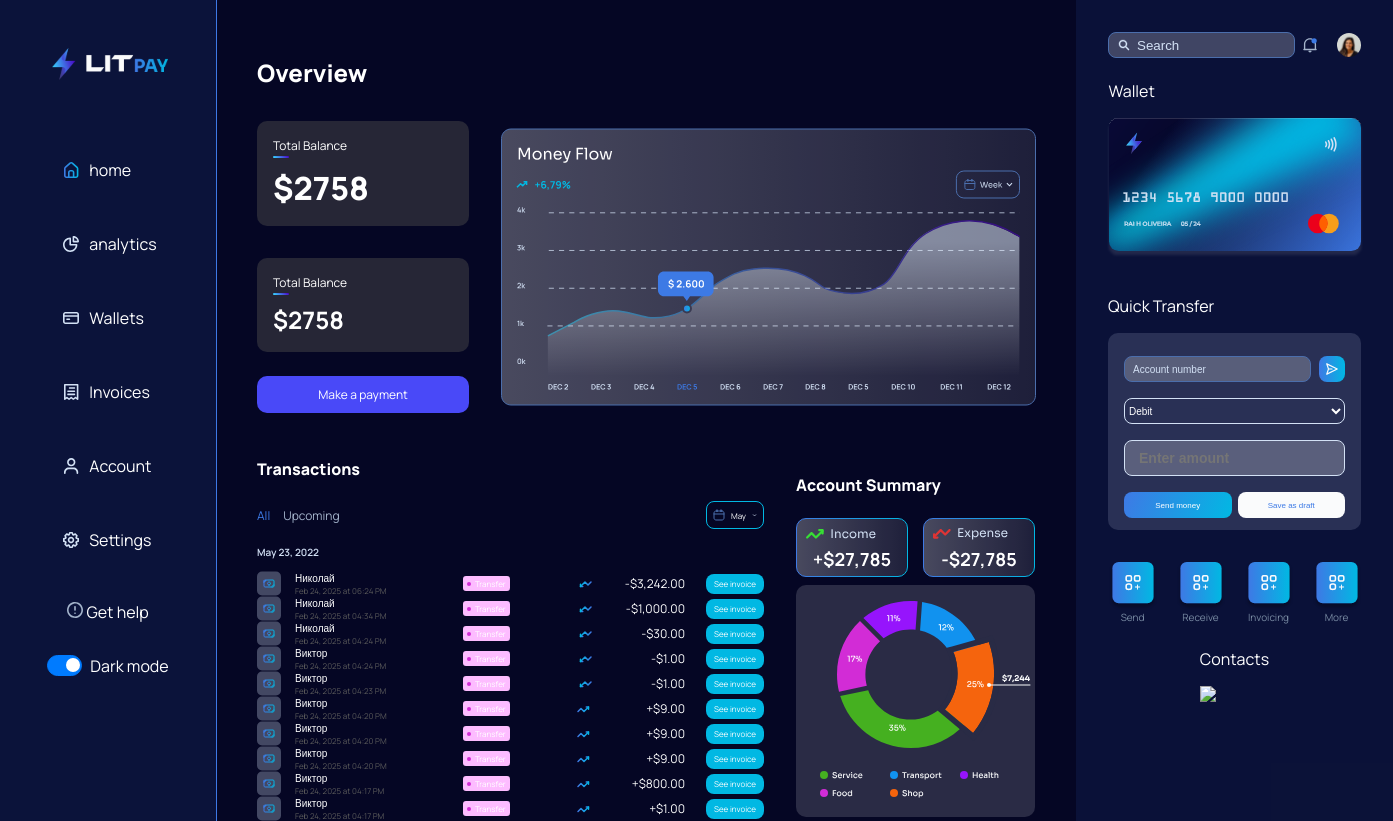
The page / on the database its author committed.
### tables this page shows
CREATE TABLE `users` (
  `id` int(11) NOT NULL,
  `name` varchar(32) NOT NULL,
  `balance` int(11) NOT NULL
);

CREATE TABLE `transactions` (
  `id` int(11) NOT NULL,
  `transaction_time` datetime DEFAULT current_timestamp(),
  `sender_id` int(11) NOT NULL,
  `receiver_id` int(11) NOT NULL,
  `sender_name` varchar(255) NOT NULL,
  `receiver_name` varchar(255) NOT NULL,
  `operation_type` enum('transfer','deposit','withdraw') NOT NULL,
  `amount` int(11) NOT NULL
);

### db-controller.php (called while the page is built, shortened)
<?php
require_once("db.php");
function findUserByID($id){
    global $pdo;
    $query = "SELECT * FROM Users WHERE id = ?";
    $stmt = $pdo->prepare($query);
    $stmt->execute([$id]);
    return $stmt->fetch();
}

### index.php (the view, shortened to what this page needs)
<!DOCTYPE html>
<html lang="en">
<head>
    <link rel="stylesheet" href="/static/css/main.css">
    <link rel="stylesheet" href="/static/css/aside.css">
</head>
<?php
require_once "db-controller.php";
$_id = $_GET['_id'] ?? '1';
$user = findUserByID($_id);
?>
<body>
    <section class="aside">
        <div href="#" class="aside__logo">
            <a href="#"><img src="/static/img/Logo.svg" alt="logo"></a>
        </div>
        <div class="nav-settings">
            <div class="nav">
                <a href="#" class="link-wrapper">
                    <div class="link">
                        <img src="/static/img/home.svg">
                        <span>home</span>
                    </div>
                </a>
                <a href="#" class="link-wrapper">
                    <div class="link">
                        <img src="/static/img/anal.svg">
                        <span>analytics</span>
                    </div>
                </a>
                <a href="#" class="link-wrapper">
                    <div class="link">
                        <img src="/static/img/wallet.svg">
                        <span>Wallets</span>
                    </div>
                </a>
                <a href="#" class="link-wrapper">
                    <div class="link">
                        <img src="/static/img/inv.svg">
                        <span>Invoices</span>
                    </div>
                </a>
                <a href="#" class="link-wrapper">
                    <div class="link">
                        <img src="/static/img/acc.svg">
                        <span>Account</span>
                    </div>
                </a>
                <a href="#" class="link-wrapper">
                    <div class="link">
                        <img src="/static/img/set.svg">
                        <span>Settings</span>
                    </div>
                </a>
            </div>
            <div class="settings">
                <div class="settings-link">
                    <img src="/static/img/11.svg">
                    <span>Get help</span>
                </div>
                <div class="switch-container">
                    <label class="switch">
                        <span class="slider"></span>
                    </label>
                    <div class="toggel">Dark mode</div>
                </div>
            </div>
        </div>
    </section>
    <section class="center-block">
        <section class="overview">
            <div class="money-overview">
                <div class="overview-title">Overview</div>
                <div class="money-container">
                    <div class="money-infos">
                        <div class="balance-container">
                            <div class="credit-limit">
                                <div class="balance-wrapper">
                                    <div class="b-text">Total Balance</div>
                                    <img src="/static/img/Rectangle 5689.svg" alt="" class="b-line">
                                </div>
                                <div class="balance">$<?= $user["balance"] ?></div>
                            </div>
                            <div class="credit-limit">
                                <div class="balance-wrapper">
                                    <div class="b-text">Total Balance</div>
                                    <img src="/static/img/Rectangle 5689.svg" alt="" class="b-line">
                                </div>
                                <div class="balance-2">$<?= $user["balance"] ?></div>
                            </div>
                        </div>
                        <a href="" class="button">Make a payment</a>
                    </div>
                    <img src="/static/img/Graphic.svg" class="graphic">
                </div>
        </section>
        <section class="center-bottom">
            <section class="Transactions">
                <div class="tr-text">Transactions</div>
                <div class="nav-bar">
                    <div class="toogle_tab">
                        <a href="" class="categories_all selected">All</a>
                        <a href="" class="categories_upcoming">Upcoming</a>
                    </div>
                    <a href="" class="filter-button">
                        <img src="/static/img/Frame.svg" alt="celendar" class="calendar">
                        <div class="month">May</div>
                        <img src="/static/img/Vector.svg" alt="arrow" class="calendar-arrow">
                    </a>
                </div>
                <div class="story">
                    <div class="date">May 23, 2022</div>
                    <?php $stmt = $pdo->prepare("SELECT * FROM transactions WHERE sender_id = ? OR receiver_id = ? ORDER BY id DESC");
                    $stmt->execute([$_id, $_id]);
                    $transactions = $stmt->fetchAll(PDO::FETCH_ASSOC);
                    foreach ($transactions as $transaction):
                        $isSender = $transaction["sender_id"] == $_id;
                        $amount = $isSender ? "-$" . number_format($transaction["amount"], 2) : "+$" . number_format($transaction["amount"], 2);
                        $category = "Transfer";
                        ?>
                        <div class="transaction-place">
                            <div class="left">
                                <div class="left-left">
                                    <img src="/static/img/icon-service.svg" alt="place">
                                    <div class="place-info">
                                        <div class="info-place">
                                            <?= htmlspecialchars($transaction["receiver_name"] ?? "Unknown") ?>
                                        </div>
                                        <div class="place-date">
                                            <?= date("M d, Y \\a\\t h:i A", strtotime($transaction["transaction_time"])) ?>
                                        </div>
                                    </div>
                                </div>
                                <div class="place-category">
                                    <img src="/static/img/Ellipse 859.svg" alt="cate">
                                    <div class="category"><?= htmlspecialchars($category) ?></div>
                                </div>
                            </div>
                            <div class="right">
                                <img src="/static/img/<?= $isSender ? 'Group.svg' : 'up.svg' ?>" alt="zigzag">
                                <div class="right-right">
                                    <div class="summ"><?= $amount ?></div>
                                    <a href="" class="see">See invoice</a>
                                </div>
                            </div>
                        </div>
                    <?php endforeach; ?>
                </div>
            </section>
            <img src="/static/img/Account summary.svg" alt="" class="account-summary">
        </section>
    </section>
    <section class="account-menu">
        <div class="menu-content">
            <div class="menu-header">
                <input type="search" placeholder="Search" class="search-input">
                <div class="profile">
                    <img src="/static/img/notification.svg" class="profile__img-1">
                    <img src="/static/img/perfil.svg" class="profile__img-2">
                </div>
            </div>
        </div>
        <div class="menu-wallet">
            <div class="wallet-header">Wallet</div>
            <img src="/static/img/Classic.svg" alt="card">
        </div>
        <div class="menu_quick-transfer">
            <div class="quick-transfer-header">Quick Transfer</div>
            <form class="quick-transfer-form" action="/send.php" method="POST">
                <div class="search-block">
                    <input class="form-phone-number" type="text" placeholder="Account number" name="ReceiverId">
                    <img src="/static/img/button.svg" class="send-button">
                </div>
                <select class="form-card-selector">
                    <option style="color: black;" value="Debit">Debit</option>
                </select>
                <div class="form-amount">
                    <input class="form-amount-holder" type="number" placeholder="Enter amount" name="Amount">
                </div>
                <div class="form-buttons">
                    <button class="send-money-button">Send money</button>
                    <button class="save-button">Save as draft</button>
                </div>
            </form>
        </div>
        <div class="menu_quick-buttons">
            <div class="quick-buttons-send">
                <div class="quick-buttons-block">
                    <img src="/static/img/more.svg">
                    <a href="" class="quick-buttons-send-button">Send</a>
                </div>
                <div class="quick-buttons-block">
                    <img src="/static/img/more.svg">
                    <a href="" class="quick-buttons-receive-button">Receive</a>
                </div>
                <div class="quick-buttons-block">
                    <img src="/static/img/more.svg">
                    <a href="" class="quick-buttons-invoicing-button">Invoicing</a>
                </div>
                <div class="quick-buttons-block">
                    <img src="/static/img/more.svg">
                    <a href="" class="quick-buttons-more-button">More</a>
                </div>
            </div>
        </div>
        <div class="menu-contacts">
            <div class="contacts-header">Contacts</div>
            <img src="/static/img/Contacts.svg">
        </div>
    </section>
</body>
</html>

### static/css/aside.css (style rules this page uses)
.aside { background-color: #3d7be51d; width: 258px; display: flex; flex-direction: column; align-items: center; border-right: 1px solid #3E79E5; }
.aside__logo { padding-top: 48px; }
.nav-settings { display: flex; flex-direction: column; gap: 40px; }
.nav { font-size: 11px; display: flex; flex-direction: column; padding-left: 48px; gap: 32px; padding-top: 64px; }
.settings { padding-bottom: 32px; display: flex; flex-direction: column; align-items: center; gap: 32px; }
.switch { font-size: 14px; position: relative; display: inline-block; width: 2.5em; height: 1.5em; }
.slider { position: absolute; cursor: pointer; top: 0; left: 0; right: 0; bottom: 0; background-color: #fff; border: 1px solid #adb5bd; transition: .4s; border-radius: 30px; }
.slider:before { position: absolute; content: ""; height: 1em; width: 1em; border-radius: 50%; left: 0.25em; bottom: 0.25em; background-color: #adb5bd; transition: .4s; }
input:checked + .slider { background-color: #007bff; border: 1px solid #007bff; }
input:checked + .slider:before { transform: translateX(1em); background-color: #fff; }
.switch-container { display: flex; flex-direction: row; gap: 8px; }
.link-wrapper { display: block; text-decoration: none; color: inherit; border-radius: 8px; transition: background-color 0.3s ease; }
.link { display: flex; align-items: center; padding: 10px; padding-right: 54px; }
.link img { margin-right: 10px; }
.link span { font-size: 16px; }

### rows shown on the page
users: balance "2758"
transactions: receiver_name "Николай", transaction_time "Feb 24, 2025 at 06:24 PM", category "Transfer", amount "-$3,242.00"
transactions: receiver_name "Николай", transaction_time "Feb 24, 2025 at 04:34 PM", category "Transfer", amount "-$1,000.00"
transactions: receiver_name "Николай", transaction_time "Feb 24, 2025 at 04:24 PM", category "Transfer", amount "-$30.00"
transactions: receiver_name "Виктор", transaction_time "Feb 24, 2025 at 04:24 PM", category "Transfer", amount "-$1.00"
transactions: receiver_name "Виктор", transaction_time "Feb 24, 2025 at 04:23 PM", category "Transfer", amount "-$1.00"
transactions: receiver_name "Виктор", transaction_time "Feb 24, 2025 at 04:20 PM", category "Transfer", amount "+$9.00"
transactions: receiver_name "Виктор", transaction_time "Feb 24, 2025 at 04:20 PM", category "Transfer", amount "+$9.00"
transactions: receiver_name "Виктор", transaction_time "Feb 24, 2025 at 04:20 PM", category "Transfer", amount "+$9.00"
transactions: receiver_name "Виктор", transaction_time "Feb 24, 2025 at 04:17 PM", category "Transfer", amount "+$800.00"
transactions: receiver_name "Виктор", transaction_time "Feb 24, 2025 at 04:17 PM", category "Transfer", amount "+$1.00"
